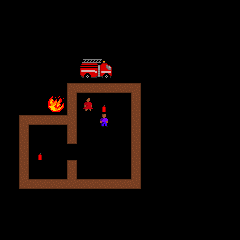

Rendered tile map (Tiled .tmx) drawn with the repository's tilesets; below, a short description and the map source with its tile grids summarised:
An orthogonal 15x15 tile map with 16x16 px tiles, 1 tile layer (Items), 1 hidden layer not drawn.

<map version="1.0" orientation="orthogonal" renderorder="right-down" width="15" height="15" tilewidth="16" tileheight="16" nextobjectid="1">
 <tileset firstgid="1" name="tileset" tilewidth="32" tileheight="32" tilecount="26" columns="0">
  <tile id="0">
   <properties>
    <property name="isPathable" value="false" />
   </properties>
   <image width="16" height="16" source="door 1.png" />
  </tile>
  <tile id="1">
   <image width="16" height="16" source="fire door.png" />
  </tile>
  <tile id="2">
   <image width="16" height="16" source="fire extinguisher.png" />
  </tile>
  <tile id="3">
   <image width="32" height="32" source="fire truck.png" />
  </tile>
  <tile id="4">
   <image width="16" height="16" source="fire1.png" />
  </tile>
  <tile id="5">
   <properties>
    <property name="onFire" value="true" />
   </properties>
   <image width="16" height="16" source="fire2.png" />
  </tile>
  <tile id="6">
   <properties>
    <property name="onFire" value="true" />
   </properties>
   <image width="16" height="16" source="fire3.png" />
  </tile>
  <tile id="7">
   <image width="16" height="16" source="person(F).png" />
  </tile>
  <tile id="8">
   <image width="16" height="16" source="person(M).png" />
  </tile>
  <tile id="9">
   <image width="16" height="16" source="person2(F).png" />
  </tile>
  <tile id="10">
   <image width="16" height="16" source="person2(M).png" />
  </tile>
  <tile id="11">
   <image width="16" height="16" source="wall(end u).png" />
  </tile>
  <tile id="12">
   <image width="16" height="16" source="wall(end_d).png" />
  </tile>
  <tile id="13">
   <image width="16" height="16" source="wall(end_l).png" />
  </tile>
  <tile id="14">
   <image width="16" height="16" source="wall(end_r).png" />
  </tile>
  <tile id="15">
   <image width="16" height="16" source="wall(intersection).png" />
  </tile>
  <tile id="16">
   <image width="16" height="16" source="wall(L_dl).png" />
  </tile>
  <tile id="17">
   <image width="16" height="16" source="wall(L_dr).png" />
  </tile>
  <tile id="18">
   <image width="16" height="16" source="wall(L_ul).png" />
  </tile>
  <tile id="19">
   <image width="16" height="16" source="wall(L_ur).png" />
  </tile>
  <tile id="20">
   <image width="16" height="16" source="wall(straight_h).png" />
  </tile>
  <tile id="21">
   <properties>
    <property name="isPathable" value="false" />
   </properties>
   <image width="16" height="16" source="wall(straight_v).png" />
  </tile>
  <tile id="22">
   <image width="16" height="16" source="wall(T_h_d).png" />
  </tile>
  <tile id="23">
   <image width="16" height="16" source="wall(T_h_u).png" />
  </tile>
  <tile id="24">
   <image width="16" height="16" source="wall(T_v_l).png" />
  </tile>
  <tile id="25">
   <image width="16" height="16" source="wall(T_v_r).png" />
  </tile>
 </tileset>
 <layer name="Items" width="15" height="15">
  <data>[225 cells, 34 non-empty, 15 distinct tile ids]</data>
 </layer>
 <layer name="Art" width="15" height="15" visible="0">
  <data>[225 cells, 0 non-empty, 0 distinct tile ids]</data>
 </layer>
</map>